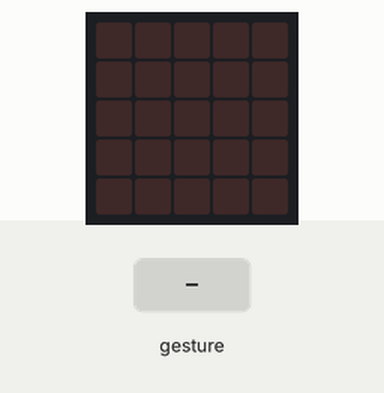
This program was run on a simulated BBC micro:bit (MakeCode). Shown: the board's 5×5 LED display. Inputs (shaded band) come from the test bench. Random numbers come from a fixed seed; a tilt is held for 1.5 s and a shake lasts 1 s, then the board lies face up again.

Above: at 1.2 s.
1.3 s: gesture 'shake'
At 1.86 s:
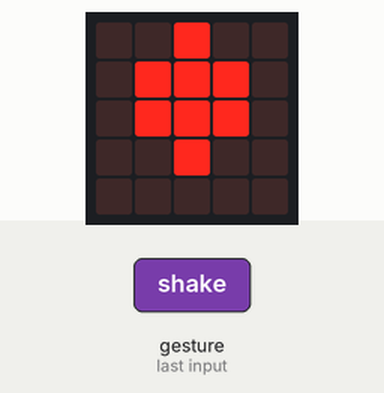
3.5 s: gesture 'shake'
At 3.92 s:
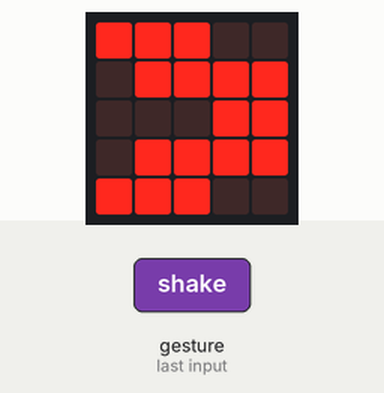
Timing chart, 0 to 6.5 s (numbered marks = the images above; inputs shaded):
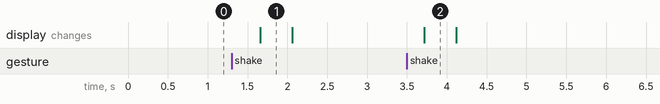

Measured:
- after the input at 1.3 s, the display: changes after 0.36 s (image 1)
- after the input at 3.5 s, the display: changes after 0.22 s (image 2)
- what the display in image 1 shows lasts 0.4 s, from 1.7 s to 2.1 s

The program:

main.ts
```typescript
let _1 = 0
input.onGesture(Gesture.Shake, function () {
    _1 = randint(1, 3)
    if (_1 == 1) {
        basic.showLeds(`
            . . # . .
            . # # # .
            . # # # .
            . . # . .
            . . . . .
            `)
    } else if (_1 == 2) {
        basic.showLeds(`
            # # # # #
            # # # # #
            # # # # #
            # # # # #
            # # # # #
            `)
    } else {
        basic.showLeds(`
            # # # . .
            . # # # #
            . . . # #
            . # # # #
            # # # . .
            `)
    }
})
basic.forever(function () {
    basic.showLeds(`
        . . . . .
        . . . . .
        . . . . .
        . . . . .
        . . . . .
        `)
})
```

test.ts
```typescript
// les tests vont ici ; cela ne sera pas compilé si ce paquet est utilisé en tant qu'extension.
```
